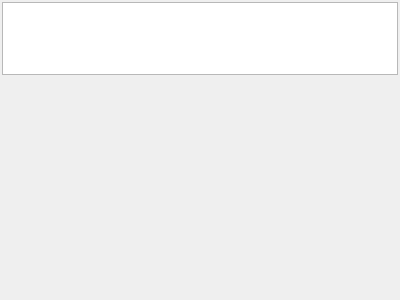
<?xml version="1.0" encoding="UTF-8"?>
<ui version="4.0">
 <class>PrintFlow</class>
 <widget class="QWidget" name="PrintFlow">
  <property name="geometry">
   <rect>
    <x>0</x>
    <y>0</y>
    <width>400</width>
    <height>300</height>
   </rect>
  </property>
  <property name="windowTitle">
   <string>Form</string>
  </property>
  <layout class="QVBoxLayout" name="verticalLayout">
   <property name="margin">
    <number>2</number>
   </property>
   <item>
    <widget class="QTableView" name="table">
     <property name="sizePolicy">
      <sizepolicy hsizetype="Expanding" vsizetype="Expanding">
       <horstretch>0</horstretch>
       <verstretch>1</verstretch>
      </sizepolicy>
     </property>
    </widget>
   </item>
   <item>
    <widget class="QFrame" name="scrollFrame">
     <property name="sizePolicy">
      <sizepolicy hsizetype="Preferred" vsizetype="Preferred">
       <horstretch>0</horstretch>
       <verstretch>3</verstretch>
      </sizepolicy>
     </property>
     <property name="frameShape">
      <enum>QFrame::NoFrame</enum>
     </property>
     <property name="frameShadow">
      <enum>QFrame::Raised</enum>
     </property>
     <layout class="QVBoxLayout" name="verticalLayout_4">
      <property name="margin">
       <number>0</number>
      </property>
     </layout>
    </widget>
   </item>
  </layout>
 </widget>
 <resources/>
 <connections/>
</ui>
